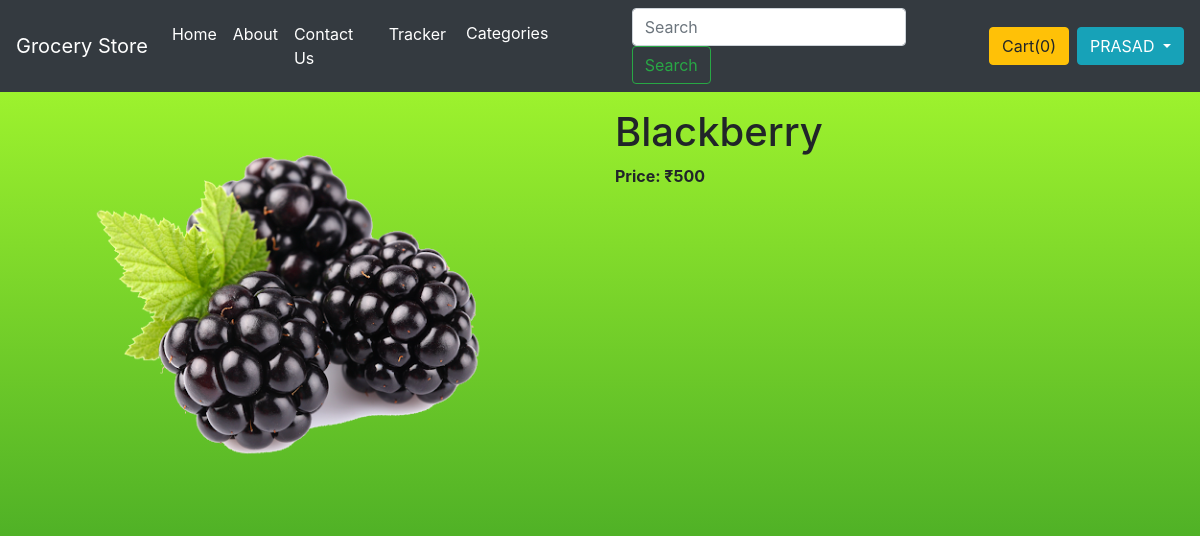
/shop/products/20 (signed in), run on the app's committed database.
### shop/models.py (models this page shows, shortened)
class Product(models.Model):
    product_id = models.AutoField(primary_key=True)
    product_name = models.CharField(max_length=50)
    description = models.CharField(max_length=80, default="")
    category = models.CharField(max_length=50, default="")
    subcategory = models.CharField(max_length=50, default="")
    price = models.IntegerField(default=0)
    publish_date = models.DateField()
    image = models.ImageField(upload_to="shop/images", default="")

### shop/views.py (the view)
# urls.py: path('products/<int:myid>', views.productView, name="productView"),
@login_required(login_url='/login')
def productView(request, myid):
    product = Product.objects.filter(product_id=myid)
    return render(request, "shop/productView.html", {'product': product[0]})

### shop/templates/shop/productView.html (shortened to what this page needs)
{% extends 'shop/basic.html' %}
{% block body %}
<div class="container my-3">
    <div class="row">
        <div class="col md-4">
            <img src="/media/{{product.image}}" max-width="200px" height="400px">
            <br>
        </div>
        <div class="col md-8">
            <h1>{{product.product_name}}</h1>
            <p><b>Price: ₹{{product.price}} </b></p>
        </div>
    </div>
</div>
{% endblock %}

### shop/templates/shop/basic.html (shortened to what this page needs)
<!doctype html>
<html lang="en">
  <head>
    <link rel="stylesheet" href="https://stackpath.bootstrapcdn.com/bootstrap/4.2.1/css/bootstrap.min.css">
  </head>
{% load static %}
  <body style="background-image: linear-gradient(#adff2f, #228B22); background-repeat: no-repeat; background-size: cover; min-height: 100vh;" >
    <nav class="navbar navbar-expand-lg navbar-dark bg-dark">
  <a class="navbar-brand" href="/shop/">Grocery Store</a>
  <div class="collapse navbar-collapse" id="navbarSupportedContent">
    <ul class="navbar-nav mr-auto">
      <li class="nav-item active">
        <a class="nav-link" href="/shop/">Home <span class="sr-only">(current)</span></a>
      </li>
      <li class="nav-item active">
        <a class="nav-link" href="/shop/about">About <span class="sr-only">(current)</span></a>
      </li>
      <li class="nav-item active">
        <a class="nav-link" href="/shop/contact">Contact Us <span class="sr-only">(current)</span></a>
      </li>
      <li class="nav-item active">
        <a class="nav-link" href="/shop/tracker">Tracker <span class="sr-only">(current)</span></a>
      </li>
      <li class="nav-item active">
      <select class="custom-select" onchange="location = this.value;">
        <option selected value="http://127.0.0.1:8000/shop/">Categories</option>
      </select>
      </li>
    </ul>
    <form class="form-inline my-2 my-lg-0 searchProduct" method="get" action="/shop/search">
      <input class="form-control mr-sm-2" type="search" placeholder="Search" name="search" id="search" aria-label="Search" required="true">
      <button class="btn btn-outline-success my-2 my-sm-0" type="submit">Search</button>
    </form>
    <span class="cart-button"> <button type="button" id="popcart" class="btn btn-warning mx-2" data-container="body" data-toggle="popover" data-placement="bottom" data-html="true" data-content="">Cart(<span id="cart">0</span>) </button></span>
    <div class="dropdown">
  <button class="btn btn-info dropdown-toggle" type="button" id="dropdownMenuButton" data-toggle="dropdown" aria-haspopup="true" aria-expanded="false">
    {{ request.user }}
  </button>
</div>
  </div>
</nav>
  {% block body %} {% endblock %}
    <link rel="stylesheet" href="sweetalert2.min.css">
  </body>
</html>

### data on the page
Product: image (picture), product_name "Blackberry", price "500"

### other printed values
{{ request.user }} "PRASAD"
